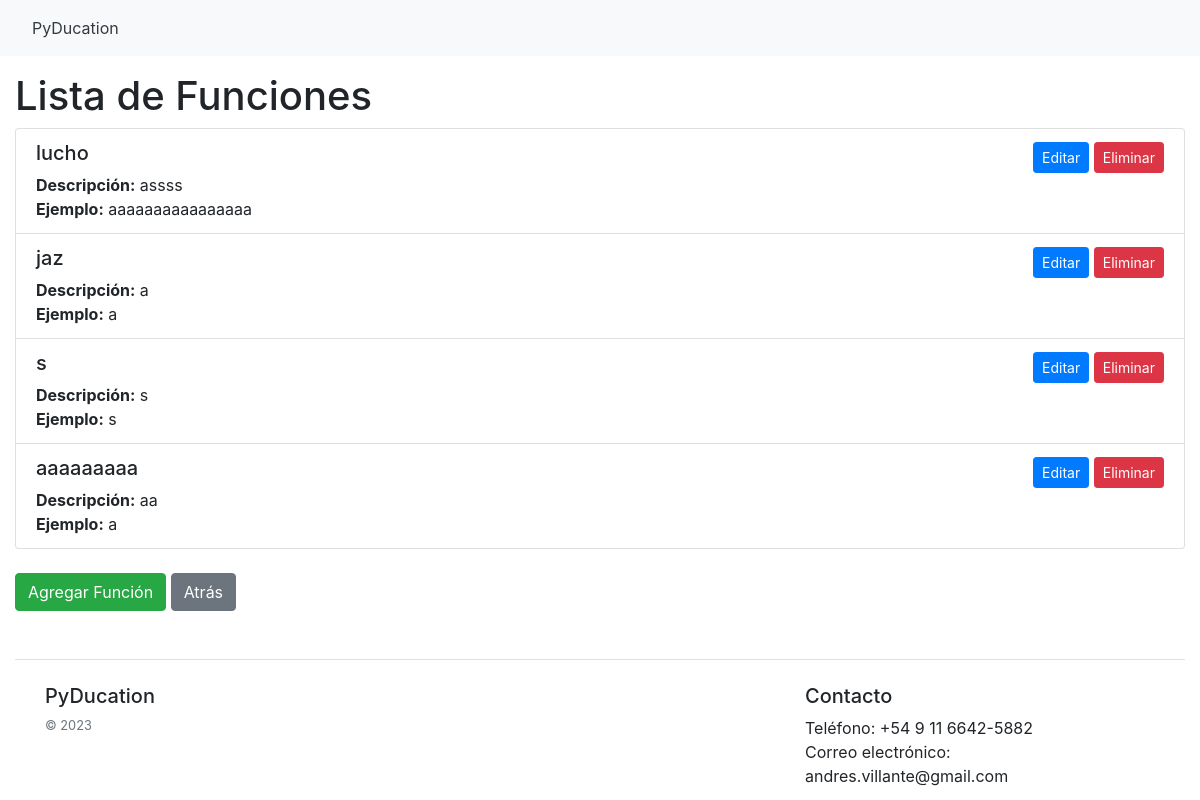
/functions_list/, run on an earlier commit of the app's database.
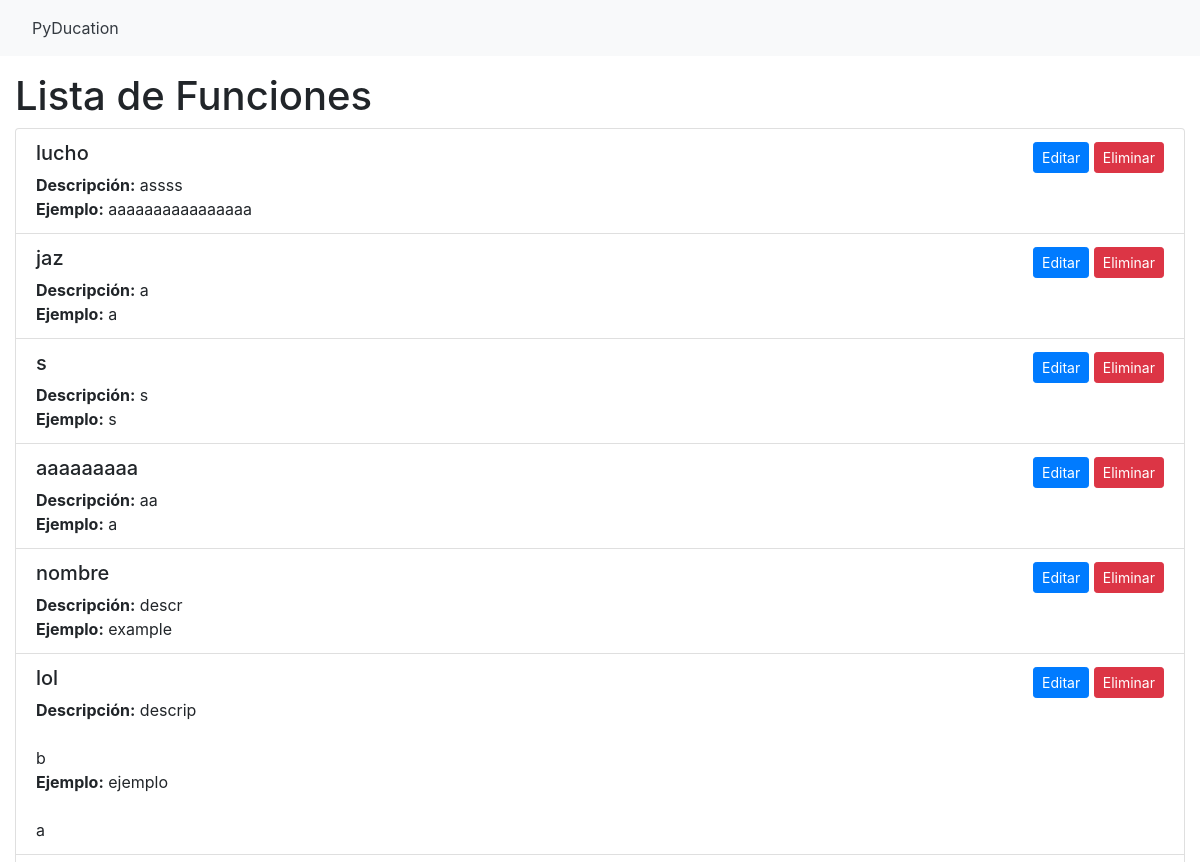
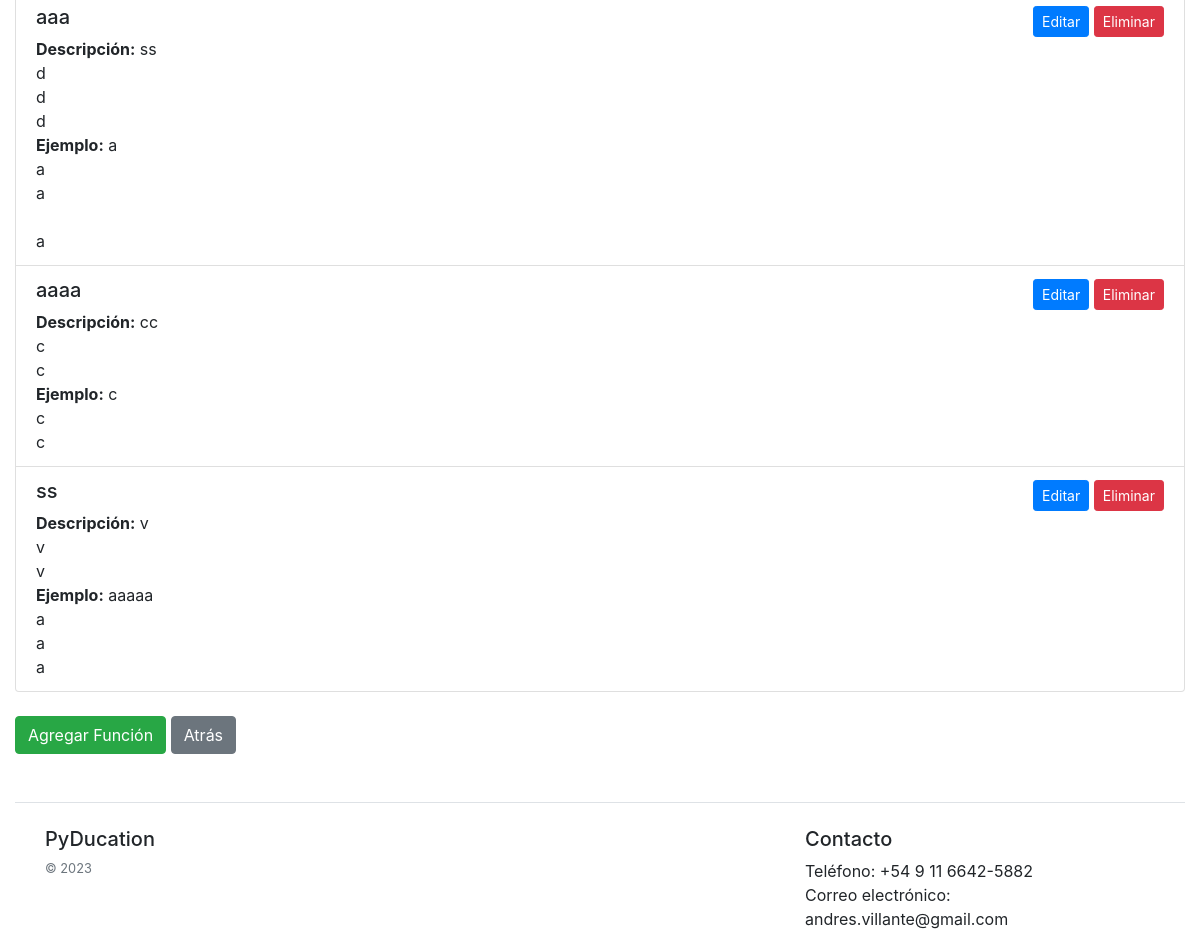
And on a later commit of the database (2 pictures, top to bottom).
### blog/models.py (models this page shows)
class Function(models.Model):
    name = models.CharField(max_length=100)
    description = models.TextField()
    example = models.TextField()
    functions_created_by = models.ForeignKey(
        User,
        on_delete=models.CASCADE,
        related_name='functions_create',
        null=True,
        blank=True,
        default=None,
    )

### blog/views.py (the view)
# urls.py: path('functions_list/', FunctionListView.as_view(), name='function_list'),
class FunctionListView(ListView):
    model = Function
    template_name = 'functions/function_list.html'
    context_object_name = 'functions'

### PyDucation/templates/functions/function_list.html
{% extends 'PyDucation/base.html' %}
{% block content %}
  <h1>Lista de Funciones</h1>
  <ul class="list-group">
    {% for function in functions %}
      <li class="list-group-item">
        <div class="d-flex justify-content-between align-items-center">
          <h5>{{ function.name }}</h5>
          <div>
            <a href="{% url 'function_update' function.pk %}" class="btn btn-primary btn-sm">Editar</a>
            <a href="{% url 'function_delete' function.pk %}" class="btn btn-danger btn-sm">Eliminar</a>
          </div>
        </div>
        <p class="mb-0" style="white-space: pre-wrap;"><strong>Descripción:</strong> {{ function.description }}</p>
        <p class="mb-0" style="white-space: pre-wrap;"><strong>Ejemplo:</strong> {{ function.example }}</p>
      </li>
    {% empty %}
      <li class="list-group-item">No hay funciones todavía.</li>
    {% endfor %}
  </ul>
  <br>
  <a href="{% url 'function_create' %}" class="btn btn-success">Agregar Función</a>
  <a href="{% url 'pyducation' %}" class="btn btn-secondary">Atrás</a>
{% endblock %}

### PyDucation/templates/PyDucation/base.html (shortened to what this page needs)
<!DOCTYPE html>
<html lang="en">
    <head>
        <link rel="stylesheet" href="https://stackpath.bootstrapcdn.com/bootstrap/4.3.1/css/bootstrap.min.css"
>
        <link rel="stylesheet" href="https://cdnjs.cloudflare.com/ajax/libs/font-awesome/5.15.1/css/all.min.css"
 />
    </head>
    <body>
        <nav class="navbar navbar-expand-lg navbar-light bg-light">
            {% if user.is_authenticated %}
                <a class="nav-link text-dark mr-auto" href="{% url 'pyducation' %}">PyDucation</a>
                <a class="nav-link text-dark" href="{% url 'data_type_list' %}">Tipos de Datos</a>
                <a class="nav-link text-dark" href="{% url 'math_operator_list' %}">Operadores Matemáticos</a>
                <a class="nav-link text-dark" href="{% url 'function_list' %}">Funciones</a>
                <a class="nav-link text-dark mr-auto" href="{% url 'exercise_list' %}">Ejercicios</a>
                <a class="nav-link text-dark mr-auto" href="{% url 'post_list' %}">Foro de Ayuda</a>
            {% else %}
                <a class="nav-link text-dark mr-auto" href="{% url 'home' %}">PyDucation</a>
            {% endif %}
        </nav>
        <div class="container-fluid mt-3">
            {% block content %}{% endblock %}
            <footer class="mt-5 pt-4 border-top">
                <div class="container">
                    <div class="row">
                        <div class="col-12 col-md">
                            <h5>PyDucation</h5>
                            <small class="d-block mb-3 text-muted">&copy; 2023</small>
                        </div>
                        <div class="col-6 col-md">
                        </div>
                        <div class="col-6 col-md">
                            <h5>Contacto</h5>
                            <ul class="list-unstyled text-small">
                                <li>Teléfono: +54 9 11 6642-5882</li>
                                <li>Correo electrónico: andres.villante@gmail.com</li>
                            </ul>
                        </div>
                    </div>
                </div>
            </footer>
        </div>
    </body>
</html>

What changed in the data, as far as the page shows it:
added Function: name "nombre", description "descr", example "example"
added Function: name "lol", description "descrip b", example "ejemplo a"
added Function: name "aaa", description "ss d d d", example "a a a a"
added Function: name "aaaa", description "cc c c", example "c c c"
added Function: name "ss", description "v v v", example "aaaaa a a a"
